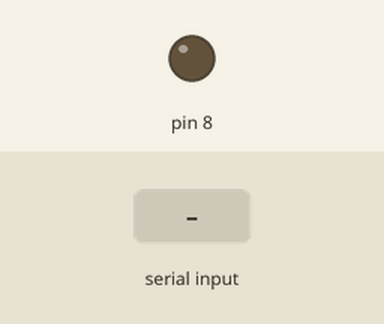
Bench run of a sketch on a simulated Arduino Uno, built with avr-gcc and run on an emulated ATmega328P. On the bench: output pins drawn as LEDs (lit = HIGH). The test bench sets the inputs (shaded band). What the sketch prints to the serial monitor is not drawn.

Above: at 1.2 s.
1.3 s: "1" received over Serial
At 1.6 s:
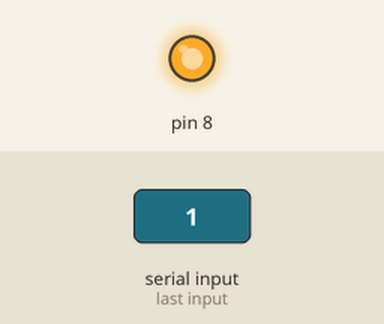
2.8 s: "0" received over Serial
At 4.0 s:
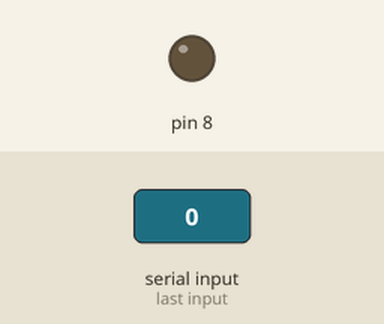
Timing chart, 0 to 5.8 s (numbered marks = the images above; inputs shaded):
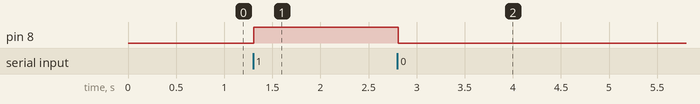

The sketch:

ProyectoFinal.ino
```cpp
int data;

// the setup function runs once when you press reset or power the board
void setup() {
  // initialize digital pin 8 as an output.
  Serial.begin(9600);
  pinMode(8, OUTPUT);
  digitalWrite (8, 0);
  // initial message for python/arduino coordination
  Serial.println("Hello! How are you Python?");
}

// the loop function runs over and over again forever
void loop() {
  // Reads the information written by python
  while(Serial.available()){
    data = Serial.read();
  }

  Serial.println(data);

  if (data == '1'){
    digitalWrite (8, 1);		//Turns ON the led
  }else if (data == '0'){
    digitalWrite (8, 0);                //Turn OFF the Led
  }

}
```

Measured:
- after the input at 1.3 s, pin 8: LOW → HIGH at once
- after the input at 2.8 s, pin 8: HIGH → LOW at once
